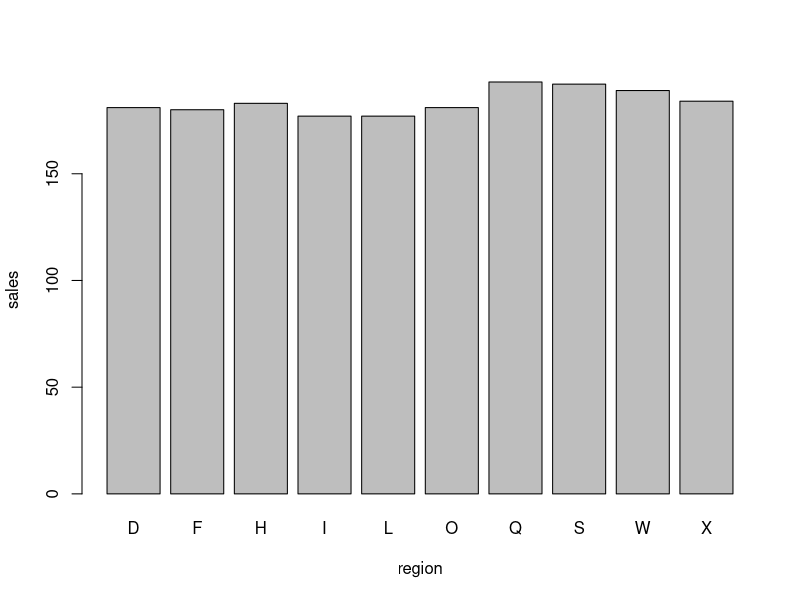

This chart was generated by the following R code: (Note: this script raises an error after producing the figure.)
## ---- chunk 1
day <- as.integer(format(Sys.Date(), "%d"))
sales_dat <- data.frame(
  region = rep(LETTERS, each = 10),
  sales = rpois(26 * 10, day)
)

knitr::kable(head(sales_dat, 20))
## ---- chunk 2
sales_sum <- aggregate(sales ~ region, data = sales_dat, sum)

top_10_regions <- head(sales_sum[order(-sales_sum$sales), ], 10)

barplot(sales ~ region, data = top_10_regions)
## ---- chunk 3
mod <- lm(sales ~ region, data = sales_dat)

region_cofs <- mod$coefficients[-1]
max_idx <- which.max(region_coefs)
